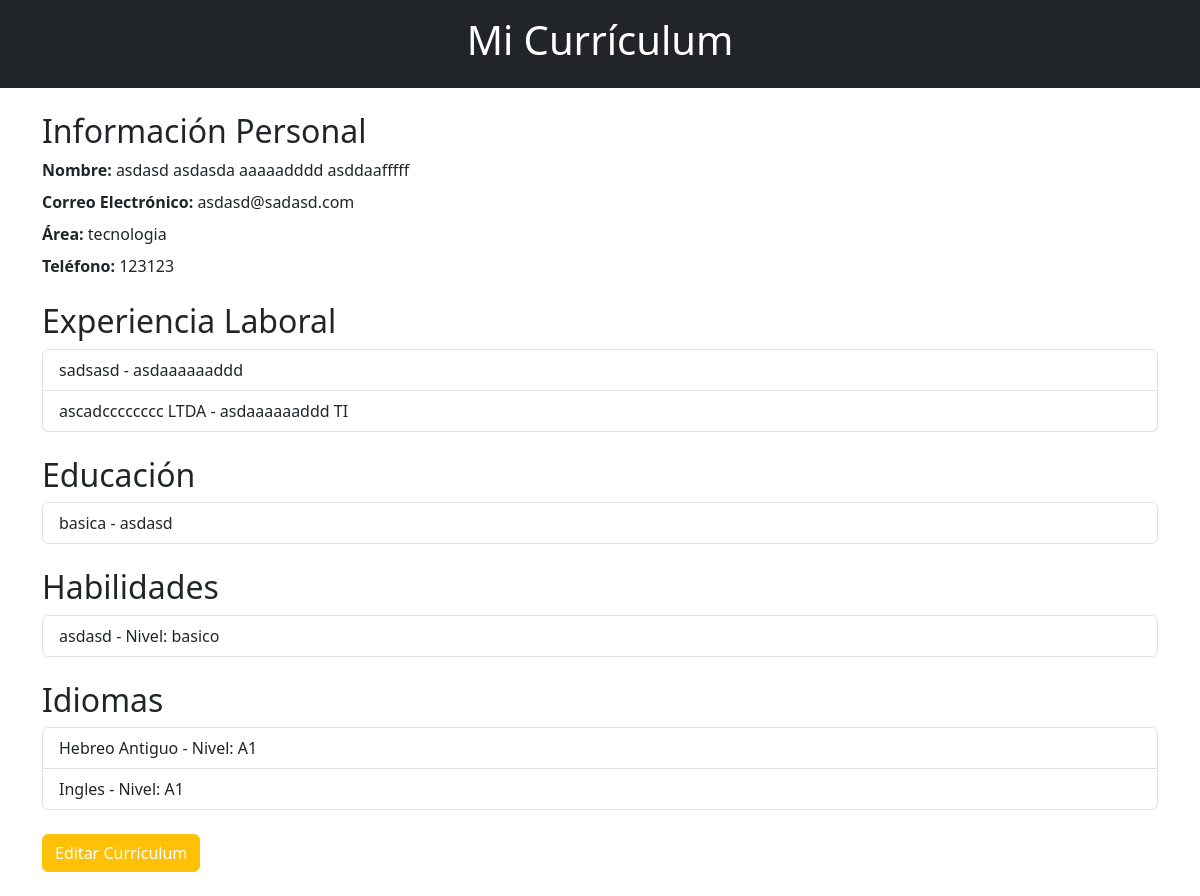
The page /App_curriculums/Home/cvdm (signed in) on the database its author committed.
### App_curriculums/models.py (models this page shows)
class Curriculums(models.Model):
    id = models.AutoField(primary_key=True, null=False,unique=True)
    nombre_completo = models.CharField(max_length=162, null=True, blank= True)
    email = models.EmailField(max_length=254, null=False, blank=False, unique=True)
    nombre_usu = models.ForeignKey(Usuarios, on_delete=models.CASCADE, to_field='nombre_usu')
    telefono = models.IntegerField(null=True,blank=True,unique=True)
    area = models.CharField(max_length=254,blank=True,null=False,default='Area no especificada')
    puntaje = models.IntegerField(null=True, blank=True)

class Experiencias(models.Model):
    id = models.AutoField(primary_key= True, null=False, unique=True)
    nombre_usu = models.ForeignKey(Usuarios, on_delete=models.CASCADE, to_field='nombre_usu')
    empresa = models.CharField(max_length=254,null=False,blank=True)
    puesto = models.CharField(max_length=254,null=False,blank=True)
    desde = models.DateTimeField(null=False,blank=False)
    hasta = models.DateTimeField(null=False,blank=False)
    area = models.CharField(max_length=254,blank=True,null=False,default='Area no especificada')
    archivo_experiencia = models.CharField(max_length=2,null=False,blank=False)
    puntos = models.IntegerField(null=False,blank=False,default=10)

class Educaciones(models.Model):
    id = models.AutoField(primary_key=True, null=False, unique=True)
    nombre_usu = models.ForeignKey(Usuarios, on_delete=models.CASCADE, to_field='nombre_usu')
    nivel_educacion = models.CharField(max_length=54,blank=False,null=False)
    nombre_instituto = models.CharField(max_length=254,blank=True,null=False)
    curso = models.CharField(max_length=254,blank=True,null=False)
    curso_termino = models.CharField(max_length=254,blank=True,null=False)
    desde = models.DateTimeField(null=False,blank=False)
    hasta = models.DateTimeField(null=False,blank=False)
    area = models.CharField(max_length=254,blank=True,null=False,default='Area no especificada')
    archivo_educacion = models.CharField(max_length=2,null=True,blank=True)
    puntos = models.IntegerField(null=False,blank=False,default=10)

class Habilidades(models.Model):
    id = models.AutoField(primary_key=True, null=False, unique=True)
    nombre_usu = models.ForeignKey(Usuarios, on_delete=models.CASCADE, to_field='nombre_usu')
    habilidad = models.CharField(max_length=254,null=False,blank=True)
    nivel = models.CharField(max_length=14,null=False,blank=False,default='No seleccionado')
    area = models.CharField(max_length=254,blank=True,null=False,default='Area no especificada')
    archivo_habilidad = models.CharField(max_length=2,null=True,blank=True)
    puntos = models.IntegerField(null=False,blank=False,default=10)

class Idiomas(models.Model):
    id = models.AutoField(primary_key=True, null=False, unique=True)
    nombre_usu = models.ForeignKey(Usuarios, on_delete=models.CASCADE, to_field='nombre_usu')
    idioma = models.CharField(max_length=254,blank=True,null=False)
    nivel_idioma = models.CharField(max_length=54,blank=False,null=False,default='No seleccionado')
    area = models.CharField(max_length=254,blank=True,null=False,default='Area no especificada')
    archivo_idioma = models.CharField(max_length=2,null=True,blank=True)
    puntos = models.IntegerField(null=False,blank=False,default=10)

### App_curriculums/views.py (the view)
# urls.py: path('/Home/cvdm',views.Info_curriculum,name='Info_curriculum'),
def Info_curriculum(request):
    try:
        nombre_usu = request.session.get('nombre_usu')
        usuario = Curriculums.objects.get(nombre_usu=nombre_usu)
        experiencias_laborales = Experiencias.objects.filter(nombre_usu=nombre_usu)
        educacion = Educaciones.objects.filter(nombre_usu=nombre_usu)
        habilidades = Habilidades.objects.filter(nombre_usu=nombre_usu)
        idiomas = Idiomas.objects.filter(nombre_usu=nombre_usu)
        curriculum = Curriculums.objects.get(nombre_usu=nombre_usu)
        curr_area = curriculum.area
        return render(request, 'html/info_cvp.html', {
            'usuario': usuario,
            'experiencias_laborales': experiencias_laborales,
            'educacion': educacion,
            'habilidades': habilidades,
            'idiomas': idiomas,
            'area': curr_area
        })
    except Curriculums.DoesNotExist:
        return render(request, 'html/info_cvp.html', {'crear_curriculum': True})

### App_curriculums/templates/html/info_cvp.html (shortened to what this page needs)
{% load static %}
<!DOCTYPE html>
<html lang="es">
<head>
    <link rel="stylesheet" type="text/css" href="{% static 'App_curriculums/css/info_cvp.css' %}">
    <link rel="stylesheet" href="https://cdn.jsdelivr.net/npm/bootstrap@5.3.0/dist/css/bootstrap.min.css">
</head>
<body>
    <header class="bg-dark text-white text-center py-3">
        <h1>Mi Currículum</h1>
    </header>
    {% if usuario %}
    <section id="resume" class="container my-4">
        <h2>Información Personal</h2>
        <p class="mb-2"><strong>Nombre:</strong> {{ usuario.nombre_completo }}</p>
        <p class="mb-2"><strong>Correo Electrónico:</strong> {{ usuario.email }}</p>
        <p class="mb-2"><strong>Área:</strong> {{ usuario.area }}</p>
        <p class="mb-4"><strong>Teléfono:</strong> {{ usuario.telefono }}</p>
        <h2>Experiencia Laboral</h2>
        <ul class="list-group mb-4">
            {% for experiencia in experiencias_laborales %}
                <li class="list-group-item">{{ experiencia.empresa }} - {{ experiencia.puesto }}</li>
            {% endfor %}
        </ul>
        <h2>Educación</h2>
        <ul class="list-group mb-4">
            {% for edu in educacion %}
                <li class="list-group-item">{{ edu.nivel_educacion }} - {{ edu.nombre_instituto }}</li>
            {% endfor %}
        </ul>
        <h2>Habilidades</h2>
        <ul class="list-group mb-4">
            {% for habilidad in habilidades %}
                <li class="list-group-item">{{ habilidad.habilidad }} - Nivel: {{ habilidad.nivel }}</li>
            {% endfor %}
        </ul>
        <h2>Idiomas</h2>
        <ul class="list-group mb-4">
            {% if idiomas %}
            {% for idioma in idiomas %}
                <li class="list-group-item">{{ idioma.idioma }} - Nivel: {{ idioma.nivel_idioma }}</li>
            {% endfor %}
            {% else %}
                <p>Sin datos disponibles</p>
            {% endif %}
        </ul>
        <button class="btn btn-warning">
            <a href="{% url 'Registro_curriculum' %}" class="text-white">Editar Currículum</a>
        </button>
    </section>
    {% endif %}
</body>
</html>

### static/App_curriculums/css/info_cvp.css (style rules this page uses)
body { font-family: Arial, sans-serif; margin: 20px; }
header { background-color: #333; color: white; text-align: center; padding: 10px; }
#resume, #create-resume { margin-top: 20px; }
h2 { color: #333; }
button { background-color: #4CAF50; color: white; padding: 10px 20px; text-align: center; text-decoration: none; display: inline-block; font-size: 16px; cursor: pointer; }
button a { color: white; text-decoration: none; }

### rows shown on the page
Curriculums: nombre_completo "asdasd asdasda aaaaadddd asddaafffff", email "asdasd@sadasd.com", area "tecnologia", telefono "123123"
Experiencias: empresa "sadsasd", puesto "asdaaaaaaddd"
Experiencias: empresa "ascadcccccccc LTDA", puesto "asdaaaaaaddd TI"
Educaciones: nivel_educacion "basica", nombre_instituto "asdasd"
Habilidades: habilidad "asdasd", nivel "basico"
Idiomas: idioma "Hebreo Antiguo", nivel_idioma "A1"
Idiomas: idioma "Ingles", nivel_idioma "A1"
